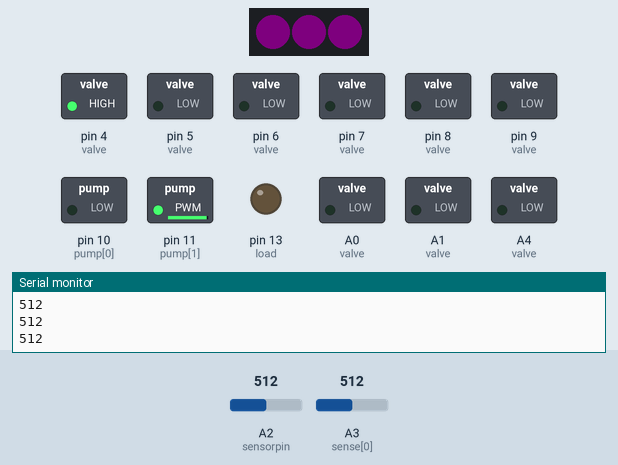
A sketch run on a simulated Arduino Uno, built with avr-gcc and run on an emulated ATmega328P. Parts: 3 RGB LEDs in strip order, left to right, switched loads named in the sketch (green lamp = pin HIGH), output pins drawn as LEDs (lit = HIGH), the last lines printed to the serial monitor. The test bench sets the inputs (shaded band); at power-on: A3 (sense[0]) = 512, A2 (sensorpin) = 512. Dim RGB values are drawn brighter than linear.

Above: at 1.2 s.
1.3 s: A3 (sense[0]) set to 440
At 2.5 s:
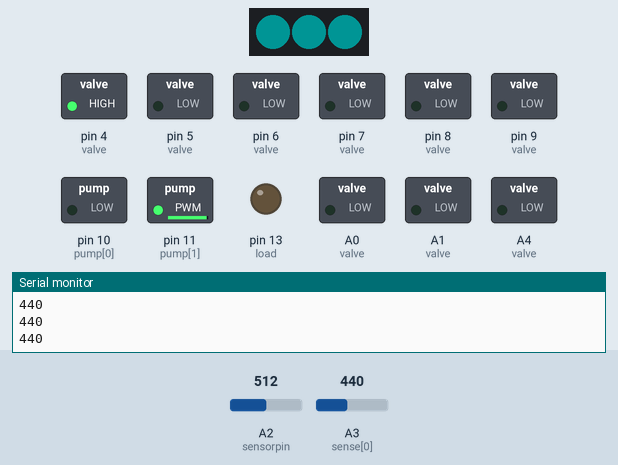
2.8 s: A2 (sensorpin) set to 786
4.3 s: A2 (sensorpin) set to 809
At 4.8 s:
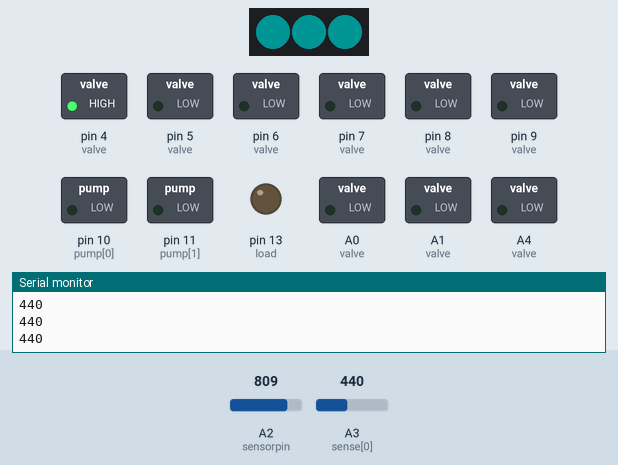
5.8 s: A3 (sense[0]) set to 1023
At 6.6 s:
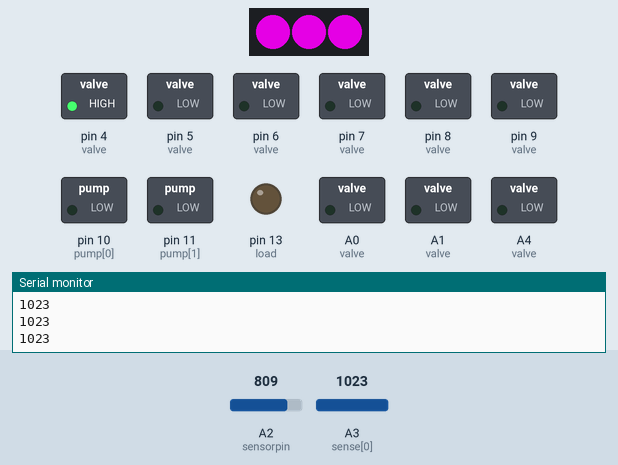
7.3 s: A2 (sensorpin) set to 851
8.8 s: A2 (sensorpin) set to 866
At 9.9 s:
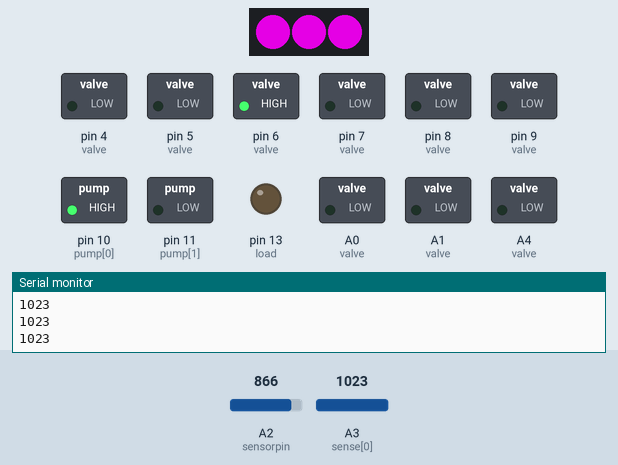
Timing chart, 0 to 11.5 s (numbered marks = the images above; inputs shaded):
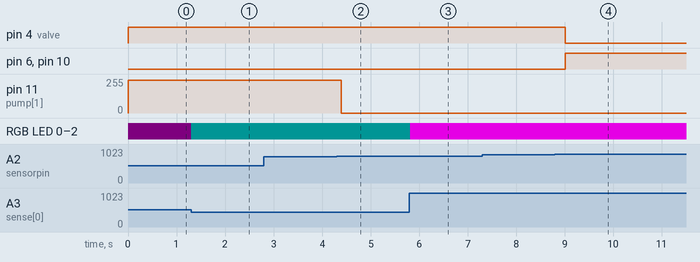

Measured:
- the behaviour switches between 800 and 801 on A2 (sensorpin) (found by bisection; images 1 and 2)
- the behaviour switches between 858 and 859 on A2 (sensorpin) (found by bisection; images 3 and 4)
- after the input at 1.3 s, RGB LED 0–2: RGB(4, 0, 4) → RGB(0, 20, 20) at once
- after the input at 4.3 s, pin 11 (pump[1]): 246/255 → 0/255 after 0.10 s
- after the input at 5.8 s, RGB LED 0–2: RGB(0, 20, 20) → RGB(174, 0, 174) at once
- after the input at 8.8 s, pin 4 (valve): HIGH → LOW after 0.21 s; pin 6 (valve), pin 10 (pump[0]): LOW → HIGH after 0.21 s

The sketch:

BRACA_Control_final.ino
```cpp
#include "programmable_air.h"
#include <Adafruit_NeoPixel.h>

#define DEBUG 1

int state = UN_KNOWN;

int sensorpin = A2;
int sensor;

// === Pressure Control Parameters ===
float targetPressure = 30.0;         // Desired pressure in mmHg
float pressureTolerance = 5.0;        // Acceptable error margin (mmHg)

// === Calibration constants for voltage-to-pressure conversion ===
const float A = 0.238;
const float B = 1.19;

void setup() {
  Serial.begin(9600);
  initializePins();
}

void loop() {
  // Read analog sensor and convert to voltage
  sensor = analogRead(sensorpin);
  float voltage = sensor * (5.0 / 1023.0);

  // Convert voltage to pressure using exponential model
  float pressure = A * exp(B * voltage);

  // Display pressure data
  showPressure();
  Serial.print("Sensor: "); Serial.print(sensor);
  Serial.print(" | Voltage: "); Serial.print(voltage, 3);
  Serial.print(" V | Pressure: "); Serial.print(pressure, 2);
  Serial.println(" mmHg");

  // Calculate pressure error
  float error = targetPressure - pressure;
  int power = (error / 10 ) * 100;
 //power = constrain(power, 0, 100);


  // === Feedback Control Logic ===
  if (abs(error) < pressureTolerance) {
    // Within acceptable range — vent
    if (state != VENTING) {
      switchOffPumps();
    }
  } else if (error > 0) {
    // Pressure too low — inflate
    if (state != BLOWING) {
      switchOnPump(2, power); // Inflate
      switchOffPump(1);
      blow();
      state = BLOWING;
    }
  } else {
    // Pressure too high — deflate
    if (state != SUCKING) {
      switchOnPump(1, power); // Deflate
      switchOffPump(2);
      suck();
      state = SUCKING;
    }
  }

  delayWhileReadingPressure(200); // Delay before next reading
}
```

programmable_air.cpp
```cpp
// Programmable-Air
// Author: tinkrmind
// https://github.com/orgs/Programmable-Air
//
// PCB v0.3/v0.4/v0.5
//
#define BOARD_VER 6
#include "programmable_air.h"
#include "Adafruit_NeoPixel.h"
#include <EEPROM.h>

Adafruit_NeoPixel pixels(3, neopixelPin, NEO_GRB + NEO_KHZ800);

void initializePins() {
  Serial.begin(115200);
  while (!Serial);
  analogReference(EXTERNAL);

  for (int i = 0; i < 9; i++) {
    pinMode(valve[i], OUTPUT);
    digitalWrite(valve[i], LOW);
  }

  pinMode(13, OUTPUT);

  pinMode(btn[0], INPUT_PULLUP);
  pinMode(btn[1], INPUT_PULLUP);

  for (int i = 0; i < 2; i++) {
    pinMode(pump[i], OUTPUT);
    digitalWrite(pump[i], LOW);
  }

  pixels.begin();
  pixels.show();

  #ifdef DEBUG
    Serial.println("Pins initialized.");
  #endif
}

//1-vent, 2-blow, 3-suck

void blow(int i) {
  #ifdef DEBUG
    Serial.println("blow from daughter board # %d", i);
  #endif
  if (i >= 1 && i <= 3) {
    setValve((i-1) * 3 + 1, CLOSE);
    setValve((i-1) * 3 + 2, OPEN);
    setValve((i-1) * 3 + 3, CLOSE);
  }
}

void vent(int i) {
  #ifdef DEBUG
    Serial.println("vent from daughter board # %d", i);
  #endif
  if (i >= 1 && i <= 3) {
    setValve((i-1) * 3 + 1, OPEN);
    setValve((i-1) * 3 + 2, CLOSE);
    setValve((i-1) * 3 + 3, CLOSE);
  }
}

void ventQuick(int i) {
  #ifdef DEBUG
    Serial.println("ventQuick from daughter board # %d", i);
  #endif
  if (i >= 1 && i <= 3) {
    setValve((i-1) * 3 + 1, OPEN);
    setValve((i-1) * 3 + 2, OPEN);
    setValve((i-1) * 3 + 3, CLOSE);
  }
}

void suck(int i) {
  #ifdef DEBUG
    Serial.println("suck from daughter board # %d", i);
  #endif
  if (i >= 1 && i <= 3) {
    setValve((i-1) * 3 + 1, CLOSE);
    setValve((i-1) * 3 + 2, CLOSE);
    setValve((i-1) * 3 + 3, OPEN);
  }
}

int readBtn(int i){
  int button_status = !digitalRead(btn[i-1]);

  #ifdef DEBUG
    Serial.print("Button ");
    Serial.print(i);
    Serial.print(" status: ");
    Serial.println(button_status);
  #endif

  return button_status;
}

// Read pressure
int readPressure(int num, int times) {
  #ifdef DEBUG
    Serial.print("reading pressure sensor ");
    Serial.print(num);
    Serial.print(" Averaging ");
    Serial.print(times);
    Serial.println(" times.");
  #endif

  long pressure = 0;

  for (int i = 0; i < times; i++) {
    pressure += analogRead(sense[num-1]);
  }
  pressure /= times;

  #ifdef DEBUG
    Serial.print("Pressure: ");
    Serial.println(pressure);
  #endif

  return int(pressure);
}

void setAllValves(int position) {
  #ifdef DEBUG
    Serial.print("Setting all valves to ");
    if(position == OPEN){
      Serial.println("open");
    } else{
      Serial.println("closed");
    }
  #endif
  if (position == OPEN) {
    for (int i = 0; i < 9; i++) {
      digitalWrite(valve[i], HIGH);
    }
  }

  if (position == CLOSE) {
    for (int i = 0; i < 9; i++) {
      digitalWrite(valve[i], LOW);
    }
  }
}

void setValve(int number, int position) {
  #ifdef DEBUG
    Serial.print("Setting valve #");
    Serial.print(number);
    Serial.print(" to ");
    if(position == OPEN){
      Serial.println("open");
    } else{
      Serial.println("closed");
    }
  #endif
  if (position == OPEN) {
    digitalWrite(valve[number - 1], HIGH);
  }

  if (position == CLOSE) {
    digitalWrite(valve[number - 1], LOW);
  }
}

void closeAllValves(){
  for (int i = 0; i < 9; i++) {
    digitalWrite(valve[i], LOW);
  }
}

void switchOnPump(int num,  int percentagePower) {
  #ifdef DEBUG
    Serial.println("Setting pump # %d to %d percent power", number, percentagePower);
  #endif
  if (num == 1 || num == 2) {
    analogWrite(pump[num - 1], percentagePower * 255 / 100);
  }
}

void switchOffPump(int num) {
  #ifdef DEBUG
    Serial.println("Switch off pump # %d", number);
  #endif
  if (num == 1 || num == 2) {
    digitalWrite(pump[num - 1], LOW);
  }
}

void switchOnPumps(int percentagePower) {
  #ifdef DEBUG
    Serial.println("Setting both pumps to %d percent power", percentagePower);
  #endif
  analogWrite(pump[0], percentagePower * 255 / 100);
  analogWrite(pump[1], percentagePower * 255 / 100);
}

void switchOffPumps() {
  #ifdef DEBUG
    Serial.println("Switching off both pumps");
  #endif
  digitalWrite(pump[0], LOW);
  digitalWrite(pump[1], LOW);
}

void switchOnLoad(int percentagePower){
  #ifdef DEBUG
    Serial.println("Setting load to %d percent power", percentagePower);
  #endif
  analogWrite(load, percentagePower * 255 / 100);
}

void switchOffLoad(){
  #ifdef DEBUG
    Serial.println("Switching off power to load");
  #endif
  digitalWrite(load, LOW);
}

// void delayWhilePrintingPressure(unsigned long del, int n){
//   unsigned long startTime = millis();
//   while(millis() - startTime < del){
//     int pressure = readPressure(n);
//     Serial.println(pressure);
//     delay(20);
//   }
// }

int showPressure(int atmospheric_pressure, int threshold){
  int calibratedPressure = 0;
  calibratedPressure += EEPROM.read(3)<<24;
  calibratedPressure += EEPROM.read(2)<<16;
  calibratedPressure += EEPROM.read(1)<<8;
  calibratedPressure += EEPROM.read(0);
  if(calibratedPressure > 450 && calibratedPressure < 550){
    atmospheric_pressure = calibratedPressure;
  }
  int pressure = readPressure();
  Serial.println(pressure);

  int pressure_diff = pressure - atmospheric_pressure;

  if (pressure_diff > threshold) {
    setAllNeopixels(pixels.Color(pressure_diff/3, 0, pressure_diff/3));
  }
  if (pressure_diff < -threshold) {
    setAllNeopixels(pixels.Color(0, -pressure_diff/3, -pressure_diff/3));
  }
  if (abs(pressure_diff) < threshold) {
    setAllNeopixels(pixels.Color(0, 0, 0));
  }

  return pressure;
}

void delayWhileReadingPressure(unsigned long del){
  unsigned long startTime = millis();
  while(millis() - startTime < del){
    showPressure();
    delay(20);
  }
}

void setAllNeopixels(uint32_t c){
    for (int i = 0; i < 3; i++) {
      pixels.setPixelColor(i, c);
    }
    pixels.show();
}


//
// END OF FILE
//
```

programmable_air.h
```cpp
// Programmable-Air
// Author: tinkrmind
// https://github.com/orgs/Programmable-Air
//
// PCB v0.3/v0.4/v0.5
//

#ifndef programmable_air_h
#define programmable_air_h

#include "Arduino.h"
#include "Adafruit_NeoPixel.h"

const int pump[2] = {10, 11};

#define OPEN 1
#define CLOSE 0
#define OPENED 1
#define CLOSED 0
#define ENGAGE 1
#define DISENGAGE 0
#define ENGAGED 1
#define DISENGAGED 0

#define UN_KNOWN -9
#define INCREASING 1
#define DECREASING -1

#define SUCKING -1
#define BLOWING 1
#define VENTING 0

#define RED 1
#define BLUE 2

extern Adafruit_NeoPixel pixels;

#ifndef BOARD_VER
// pressure, atmosphere, vaccuum
const int valve[9] = {   5,  4,  6,   \
                         8,  7,  9,   \
                         A1, A4, A0
                     };
#else
#if BOARD_VER == 6
//  atmosphere, pressure, vaccuum
const int valve[9] = {   6,  5,  4,   \
                         9,  8,  7,   \
                         A0, A1, A4
                     };
#else
  // pressure, atmosphere, vaccuum
  const int valve[9] = {   5,  4,  6,   \
                           8,  7,  9,   \
                           A1, A4, A0
                       };
#endif
#endif
const int sense[3] = {A3, A2, A5};

int readPressure(int num, int times);

#define neopixelPin 12
const int btn[2] = { 3, 2 };

const int load = 13;

void initializePins();

void blow(int i = 1);
void vent(int i = 1);
void ventQuick(int i = 1);
void suck(int i = 1);

int readBtn(int i);

int readPressure(int num = 1, int times = 1);

void setAllValves(int position);
void setValve(int number, int position);
void closeAllValves();

void switchOnPump(int num,  int percentagePower = 100);
void switchOffPump(int num);
void switchOnPumps(int percentagePower = 100);
void switchOffPumps();

void switchOnLoad(int percentagePower = 100);
void switchOffLoad();

// void delayWhilePrintingPressure(unsigned long del, int threshold = 8);

int showPressure(int atmospheric_pressure = 500, int threshold = 8);
void delayWhileReadingPressure(unsigned long del);
void setAllNeopixels(uint32_t c);
#endif
//
// END OF FILE
//
```
